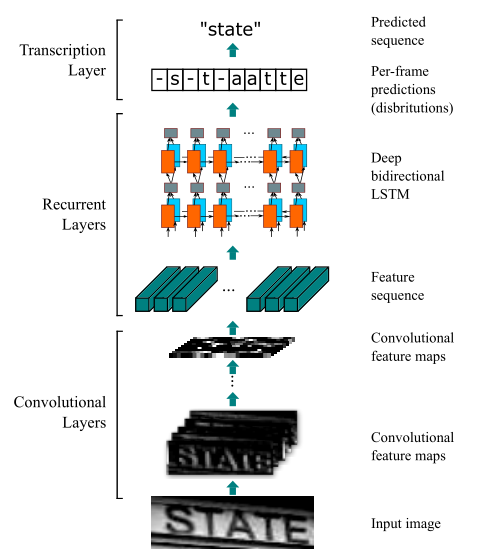
#> input picture imgs/crnn.png, 479 x 553 px
$ python -i operators.py   (imports and definitions only)   (Python 2 division)
#> lines starting #> are read from the running program, lines starting #| are printed output that depends on the picture
"""
@graduation project
@School of Computer Science and Engineering, Beihang University
@author  : hyc
@File    : operators.py
@contact : hyc2026@yeah.net
"""
from __future__ import absolute_import
from __future__ import division
from __future__ import print_function
from __future__ import unicode_literals

import sys
import six
import cv2
import numpy as np


class DecodeImage(object):
    """ decode image """

    def __init__(self, img_mode='RGB', channel_first=False, **kwargs):
        self.img_mode = img_mode
        self.channel_first = channel_first

    # [23 lines left out: function __call__, not called in this run]


class NormalizeImage(object):
    """ normalize image such as substract mean, divide std
    """

    # [22 lines left out: functions __init__, __call__, not called in this run]


class ToCHWImage(object):
    """ convert hwc image to chw image
    """

    def __init__(self, **kwargs):
        pass

    # [7 lines left out: function __call__, not called in this run]


class KeepKeys(object):
    def __init__(self, keep_keys, **kwargs):
        self.keep_keys = keep_keys

    # [5 lines left out: function __call__, not called in this run]


class DetResizeForTest(object):
    def __init__(self, **kwargs):
        super(DetResizeForTest, self).__init__()
        self.resize_type = 0
        if 'image_shape' in kwargs:
            self.image_shape = kwargs['image_shape']
            self.resize_type = 1
        elif 'limit_side_len' in kwargs:
            self.limit_side_len = kwargs['limit_side_len']
            self.limit_type = kwargs.get('limit_type', 'min')
        elif 'resize_long' in kwargs:
            self.resize_type = 2
            self.resize_long = kwargs.get('resize_long', 960)
        else:
            self.limit_side_len = 736
            self.limit_type = 'min'

    def __call__(self, data):
        img = data['image']
        src_h, src_w, _ = img.shape

        if self.resize_type == 0:
            # img, shape = self.resize_image_type0(img)
            img, [ratio_h, ratio_w] = self.resize_image_type0(img)
        elif self.resize_type == 2:
            img, [ratio_h, ratio_w] = self.resize_image_type2(img)
        else:
            # img, shape = self.resize_image_type1(img)
            img, [ratio_h, ratio_w] = self.resize_image_type1(img)
        data['image'] = img
        data['shape'] = np.array([src_h, src_w, ratio_h, ratio_w])
        return data

    # [78 lines left out: functions resize_image_type1, resize_image_type0, resize_image_type2, not called in this run]

>>> import cv2
>>> picture = cv2.imread('../../../../imgs/crnn.png', cv2.IMREAD_GRAYSCALE)
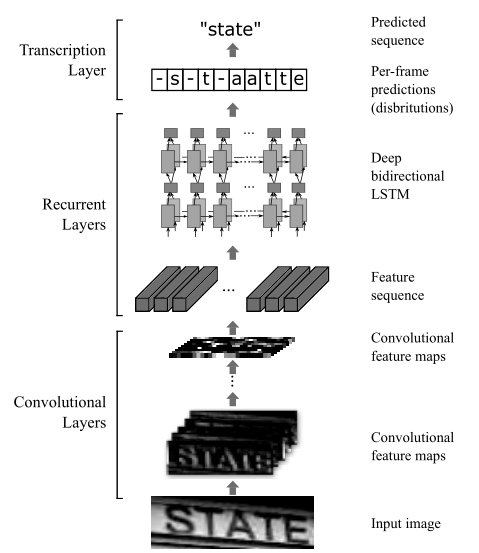
#> picture: shape (553, 479); min 0, max 255, mean 228.6
#> (the run stopped early here; a loop or call above may not have finished)

$ run again, on imgs/db.png
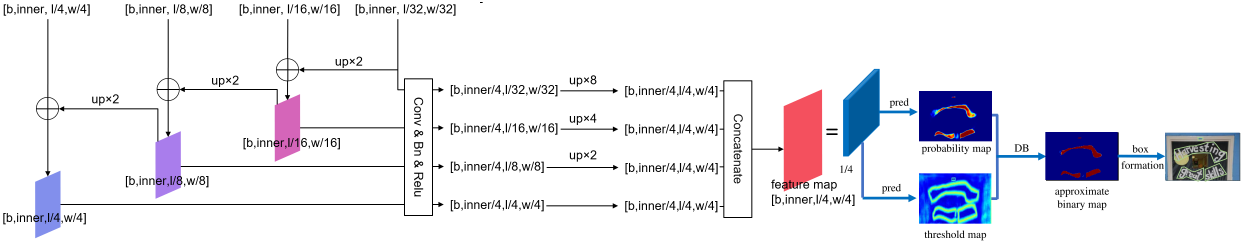
#> input picture imgs/db.png, 3728 x 728 px (shown at 1/3 size)
#> `picture = cv2.imread('../../../../imgs/crnn.png', cv2.IMREAD_GRAYSCALE)`:
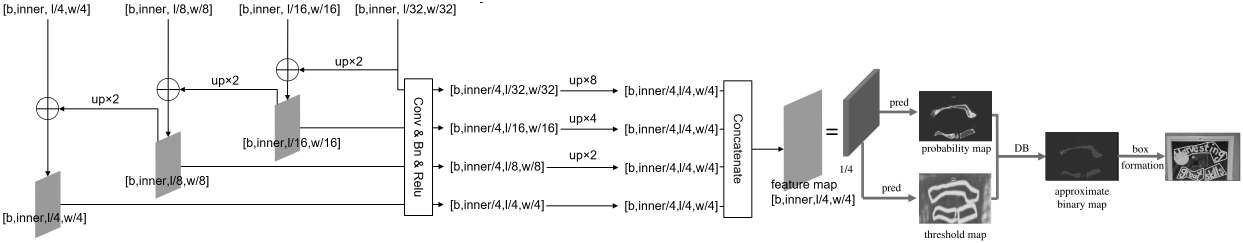
#> picture: shape (728, 3728) (shown at 1/3 size); min 0, max 255, mean 235.6
